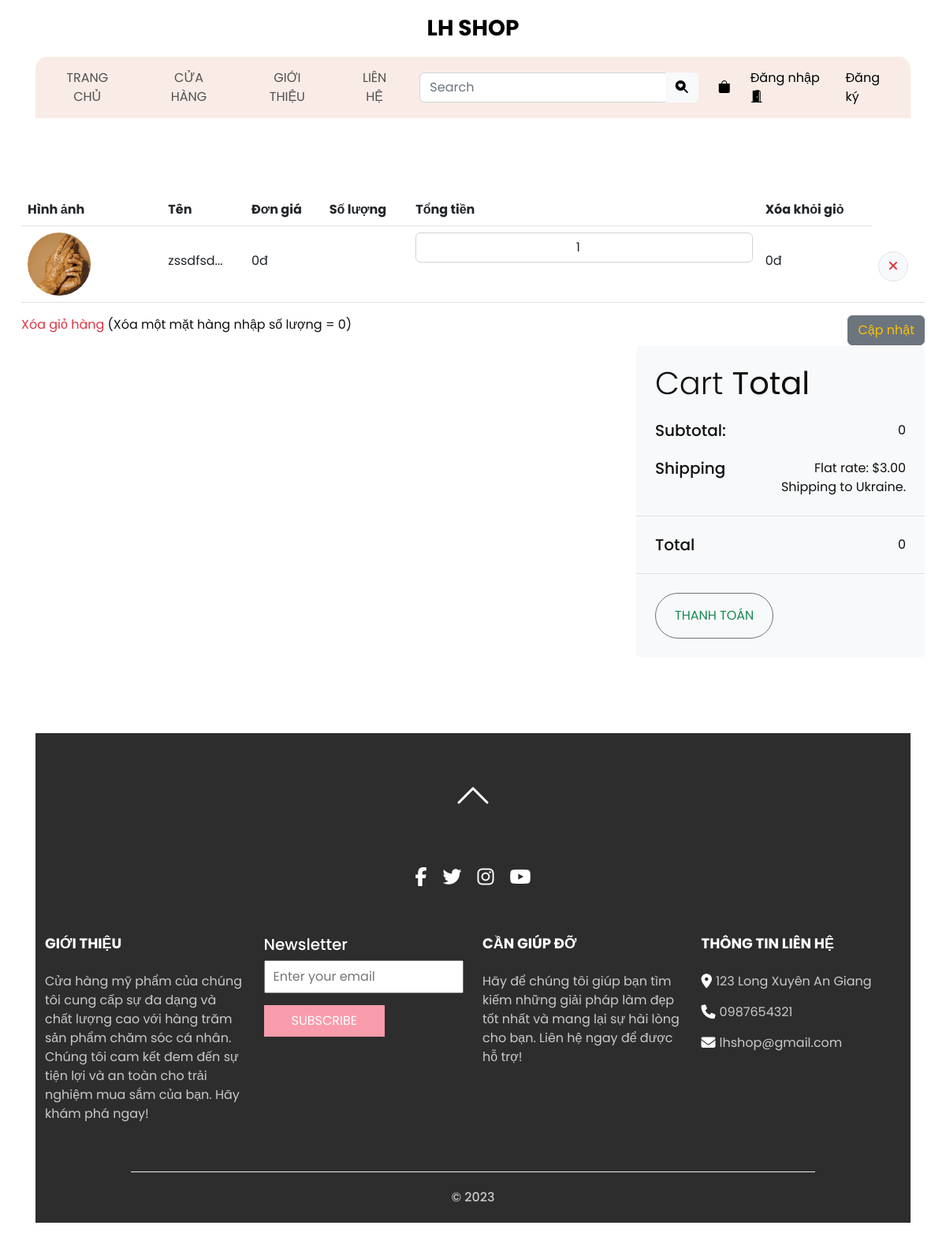
Page /index.php?action=chovaogio&id=17&soluong=1 on the committed database.
### tables this page shows
CREATE TABLE `mypham` (
  `id` int(11) NOT NULL,
  `tenmp` varchar(255) NOT NULL,
  `loai_id` int(11) NOT NULL,
  `thuonghieu` varchar(255) NOT NULL,
  `hinhanh1` varchar(255) NOT NULL,
  `hinhanh2` varchar(255) NOT NULL,
  `hinhanh3` varchar(255) NOT NULL,
  `giagoc` float NOT NULL,
  `giaban` float NOT NULL,
  `soluong` int(11) NOT NULL,
  `luotmua` int(11) NOT NULL,
  `luotxem` int(11) NOT NULL,
  `mota` text NOT NULL,
  `tinhtrang` int(11) NOT NULL,
  `hinhanh` varchar(255) NOT NULL
);

### model/giohang.php (called while the page is built, shortened)
<?php
function laygiohang()
{
    $mh = array();
    $mh_db = new MYPHAM();
    foreach ($_SESSION['giohang'] as $id => $soluong) {
        $m = $mh_db->laymyphamtheoid($id);
        $dongia = $m['giaban'];
        $solg = intval($soluong);
        $thtien = round($dongia * $soluong, 2);
        $mh[$id]['tenmp'] = $m['tenmp'];
        $mh[$id]['hinhanh'] = $m['hinhanh'];
        $mh[$id]['giaban'] = $dongia;
        $mh[$id]['soluong'] = $solg;
        $mh[$id]['thanhtien'] = $thtien;
    }
    return $mh;
}
function demhangtronggio()
{
    return count($_SESSION['giohang']);
}
function tinhtiengiohang()
{
    $tong = 0;
    $giohang = laygiohang();
    foreach ($giohang as $mh) {
        $tong += $mh['giaban'] * $mh['soluong'];
    }
    return $tong;
}

### model/mypham.php (called while the page is built, shortened)
<?php
class MYPHAM
{
    public function laymyphamtheoid($id)
    {
        $dbcon = DATABASE::connect();
        try {
            $sql = "SELECT * FROM mypham WHERE id=:id";
            $cmd = $dbcon->prepare($sql);
            $cmd->bindValue(":id", $id);
            $cmd->execute();
            $result = $cmd->fetch();
            return $result;
        } catch (PDOException $e) {
            $error_message = $e->getMessage();
            echo "<p>Lỗi truy vấn: $error_message</p>";
            exit();
        }
    }
}

### public/cart.php (the view, shortened to what this page needs)
<?php include("./inc/top.php") ?>
<div class="container-fluid py-5">
    <div class="container py-5">
        <?php
        if (demhangtronggio() == 0) { ?>
            <h3 class="text-secondary">Giỏ hàng rỗng!</h3>
            <p>Vui lòng chọn sản phẩm...</p>
        <?php } else { ?>
            <div class="table-responsive">
                <form action="index.php">
                    <table class="table">
                        <thead>
                            <tr>
                                <th scope="col">Hình ảnh</th>
                                <th scope="col">Tên</th>
                                <th scope="col">Đơn giá</th>
                                <th scope="col">Số lượng</th>
                                <th scope="col">Tổng tiền</th>
                                <th scope="col">Xóa khỏi giỏ</th>
                            </tr>
                        </thead>
                        <tbody>
                            <?php foreach ($giohang as $id => $mh) : ?>
                                <tr>
                                    <th scope="row">
                                        <div class="d-flex align-items-center">
                                            <img src="../img/products/<?php echo $mh['hinhanh']; ?>" class="img-fluid me-5 rounded-circle" style="width: 80px; height: 80px;" alt="">
                                        </div>
                                    </th>
                                    <td>
                                        <p class="mb-0 mt-4"><?php echo mb_substr($mh['tenmp'], 0, 30) . "..."; ?></p>
                                    </td>
                                    <td>
                                        <p class="mb-0 mt-4"><?php echo number_format($mh["giaban"]); ?>đ</p>
                                    </td>
                                    <td>
                                    <td><input class="form-control text-center" type="number" name="mh[<?php echo $id; ?>]" id="" value="<?php echo $mh["soluong"]; ?>"> </td>
                                    </td>
                                    <td>
                                        <p class="mb-0 mt-4"><?php echo number_format($mh['thanhtien']); ?>đ</p>
                                    </td>
                                    <td>
                                        <button class="btn btn-md rounded-circle bg-light border mt-4">
                                            <i class="fa fa-times text-danger"></i>
                                        </button>
                                    </td>
                                </tr>
                            <?php endforeach; ?>
                        </tbody>
                    </table>
                    <div class="row">
                        <div class="col">
                            <a class="text-decoration-none text-danger" href="index.php?action=xoagiohang">Xóa giỏ hàng</a>
                            (Xóa một mặt hàng nhập số lượng = 0)
                        </div>
                        <div class="col text-end">
                            <input type="submit" class="btn btn-secondary text-warning" value="Cập nhật">
                        </div>
                    </div>
                </form>
            <?php } ?>
            </div>
            <div class="row g-4 justify-content-end">
                <div class="col-8"></div>
                <div class="col-sm-8 col-md-7 col-lg-6 col-xl-4">
                    <div class="bg-light rounded">
                        <div class="p-4">
                            <h1 class="display-6 mb-4">Cart <span class="fw-normal">Total</span></h1>
                            <div class="d-flex justify-content-between mb-4">
                                <h5 class="mb-0 me-4">Subtotal:</h5>
                                <p class="mb-0"><?php echo number_format(tinhtiengiohang()); ?></p>
                            </div>
                            <div class="d-flex justify-content-between">
                                <h5 class="mb-0 me-4">Shipping</h5>
                                <div class="">
                                    <p class="mb-0">Flat rate: $3.00</p>
                                </div>
                            </div>
                            <p class="mb-0 text-end">Shipping to Ukraine.</p>
                        </div>
                        <div class="py-4 mb-4 border-top border-bottom d-flex justify-content-between">
                            <h5 class="mb-0 ps-4 me-4">Total</h5>
                            <p class="mb-0 pe-4"><?php echo number_format(tinhtiengiohang()); ?></p>
                        </div>
                        <a href="index.php?action=thanhtoan" class="btn border-secondary rounded-pill px-4 py-3 text-success text-uppercase mb-4 ms-4">Thanh toán</a>
                    </div>
                </div>
            </div>
    </div>
</div>
<?php include("./inc/bottom.php") ?>

### public/inc/css/style.css (style rules this page uses)
body { font-family: "poppins", sans-serif; color: #101010; background-color: #ffffff; }
a, a:hover, a:focus { text-decoration: none; }
.btn, .btn:focus { outline: none !important; -webkit-box-shadow: none; box-shadow: none; }

### public/inc/css/responsive.css (style rules this page uses)
@media (min-width: 1200px) { .container { max-width: 1170px; } }

### rows in the picture
mypham: hinhanh (picture), tenmp "zssdfsd", giaban "0", soluong "1", thanhtien "0"

### other values in the picture
tinhtiengiohang() "0"
